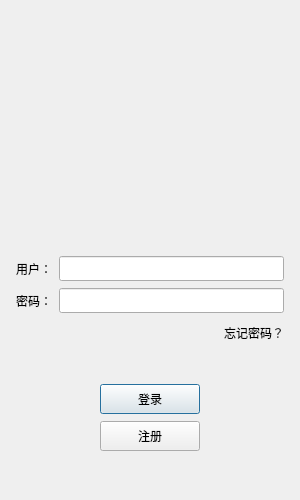
<?xml version="1.0" encoding="UTF-8"?>
<ui version="4.0">
 <class>LoginDialog</class>
 <widget class="QDialog" name="LoginDialog">
  <property name="geometry">
   <rect>
    <x>0</x>
    <y>0</y>
    <width>300</width>
    <height>500</height>
   </rect>
  </property>
  <property name="minimumSize">
   <size>
    <width>300</width>
    <height>500</height>
   </size>
  </property>
  <property name="maximumSize">
   <size>
    <width>300</width>
    <height>500</height>
   </size>
  </property>
  <property name="windowTitle">
   <string>Dialog</string>
  </property>
  <layout class="QVBoxLayout" name="verticalLayout_2">
   <item>
    <layout class="QVBoxLayout" name="verticalLayout">
     <property name="spacing">
      <number>7</number>
     </property>
     <property name="leftMargin">
      <number>5</number>
     </property>
     <property name="topMargin">
      <number>5</number>
     </property>
     <property name="rightMargin">
      <number>5</number>
     </property>
     <property name="bottomMargin">
      <number>5</number>
     </property>
     <item>
      <widget class="QWidget" name="widget" native="true">
       <property name="minimumSize">
        <size>
         <width>300</width>
         <height>200</height>
        </size>
       </property>
       <property name="maximumSize">
        <size>
         <width>300</width>
         <height>200</height>
        </size>
       </property>
       <widget class="QLabel" name="label">
        <property name="geometry">
         <rect>
          <x>75</x>
          <y>30</y>
          <width>150</width>
          <height>150</height>
         </rect>
        </property>
        <property name="text">
         <string/>
        </property>
        <property name="pixmap">
         <pixmap resource="res.qrc">:/img/login.jpg</pixmap>
        </property>
        <property name="scaledContents">
         <bool>true</bool>
        </property>
        <property name="alignment">
         <set>Qt::AlignmentFlag::AlignCenter</set>
        </property>
       </widget>
      </widget>
     </item>
     <item>
      <spacer name="verticalSpacer">
       <property name="orientation">
        <enum>Qt::Orientation::Vertical</enum>
       </property>
       <property name="sizeHint" stdset="0">
        <size>
         <width>20</width>
         <height>40</height>
        </size>
       </property>
      </spacer>
     </item>
     <item>
      <layout class="QHBoxLayout" name="horizontalLayout">
       <item>
        <widget class="QLabel" name="UserLabel">
         <property name="minimumSize">
          <size>
           <width>0</width>
           <height>25</height>
          </size>
         </property>
         <property name="maximumSize">
          <size>
           <width>16777215</width>
           <height>25</height>
          </size>
         </property>
         <property name="text">
          <string>用户：</string>
         </property>
        </widget>
       </item>
       <item>
        <widget class="QLineEdit" name="lineEdit">
         <property name="minimumSize">
          <size>
           <width>0</width>
           <height>25</height>
          </size>
         </property>
         <property name="maximumSize">
          <size>
           <width>16777215</width>
           <height>25</height>
          </size>
         </property>
        </widget>
       </item>
      </layout>
     </item>
     <item>
      <layout class="QHBoxLayout" name="horizontalLayout_2">
       <item>
        <widget class="QLabel" name="PassLabel">
         <property name="minimumSize">
          <size>
           <width>0</width>
           <height>25</height>
          </size>
         </property>
         <property name="maximumSize">
          <size>
           <width>16777215</width>
           <height>25</height>
          </size>
         </property>
         <property name="text">
          <string>密码：</string>
         </property>
        </widget>
       </item>
       <item>
        <widget class="QLineEdit" name="PassEdit">
         <property name="enabled">
          <bool>true</bool>
         </property>
         <property name="sizePolicy">
          <sizepolicy hsizetype="Expanding" vsizetype="Maximum">
           <horstretch>0</horstretch>
           <verstretch>0</verstretch>
          </sizepolicy>
         </property>
         <property name="minimumSize">
          <size>
           <width>0</width>
           <height>25</height>
          </size>
         </property>
         <property name="maximumSize">
          <size>
           <width>16777215</width>
           <height>25</height>
          </size>
         </property>
        </widget>
       </item>
      </layout>
     </item>
     <item>
      <layout class="QHBoxLayout" name="horizontalLayout_3">
       <item>
        <spacer name="horizontalSpacer">
         <property name="orientation">
          <enum>Qt::Orientation::Horizontal</enum>
         </property>
         <property name="sizeHint" stdset="0">
          <size>
           <width>40</width>
           <height>20</height>
          </size>
         </property>
        </spacer>
       </item>
       <item>
        <widget class="QLabel" name="ForgetLabel">
         <property name="minimumSize">
          <size>
           <width>0</width>
           <height>25</height>
          </size>
         </property>
         <property name="maximumSize">
          <size>
           <width>16777215</width>
           <height>25</height>
          </size>
         </property>
         <property name="text">
          <string>忘记密码？</string>
         </property>
        </widget>
       </item>
      </layout>
     </item>
     <item>
      <spacer name="verticalSpacer_2">
       <property name="orientation">
        <enum>Qt::Orientation::Vertical</enum>
       </property>
       <property name="sizeHint" stdset="0">
        <size>
         <width>20</width>
         <height>40</height>
        </size>
       </property>
      </spacer>
     </item>
     <item>
      <layout class="QHBoxLayout" name="horizontalLayout_4">
       <item>
        <spacer name="horizontalSpacer_3">
         <property name="orientation">
          <enum>Qt::Orientation::Horizontal</enum>
         </property>
         <property name="sizeHint" stdset="0">
          <size>
           <width>40</width>
           <height>20</height>
          </size>
         </property>
        </spacer>
       </item>
       <item>
        <widget class="QPushButton" name="LoginBtn">
         <property name="minimumSize">
          <size>
           <width>100</width>
           <height>30</height>
          </size>
         </property>
         <property name="maximumSize">
          <size>
           <width>100</width>
           <height>30</height>
          </size>
         </property>
         <property name="text">
          <string>登录</string>
         </property>
        </widget>
       </item>
       <item>
        <spacer name="horizontalSpacer_2">
         <property name="orientation">
          <enum>Qt::Orientation::Horizontal</enum>
         </property>
         <property name="sizeHint" stdset="0">
          <size>
           <width>40</width>
           <height>20</height>
          </size>
         </property>
        </spacer>
       </item>
      </layout>
     </item>
     <item>
      <layout class="QHBoxLayout" name="horizontalLayout_5">
       <item>
        <spacer name="horizontalSpacer_4">
         <property name="orientation">
          <enum>Qt::Orientation::Horizontal</enum>
         </property>
         <property name="sizeHint" stdset="0">
          <size>
           <width>40</width>
           <height>20</height>
          </size>
         </property>
        </spacer>
       </item>
       <item>
        <widget class="QPushButton" name="RegisterBtn">
         <property name="minimumSize">
          <size>
           <width>100</width>
           <height>30</height>
          </size>
         </property>
         <property name="maximumSize">
          <size>
           <width>100</width>
           <height>30</height>
          </size>
         </property>
         <property name="text">
          <string>注册</string>
         </property>
        </widget>
       </item>
       <item>
        <spacer name="horizontalSpacer_5">
         <property name="orientation">
          <enum>Qt::Orientation::Horizontal</enum>
         </property>
         <property name="sizeHint" stdset="0">
          <size>
           <width>40</width>
           <height>20</height>
          </size>
         </property>
        </spacer>
       </item>
      </layout>
     </item>
     <item>
      <spacer name="verticalSpacer_3">
       <property name="orientation">
        <enum>Qt::Orientation::Vertical</enum>
       </property>
       <property name="sizeHint" stdset="0">
        <size>
         <width>20</width>
         <height>40</height>
        </size>
       </property>
      </spacer>
     </item>
    </layout>
   </item>
  </layout>
 </widget>
 <resources>
  <include location="res.qrc"/>
 </resources>
 <connections/>
</ui>
